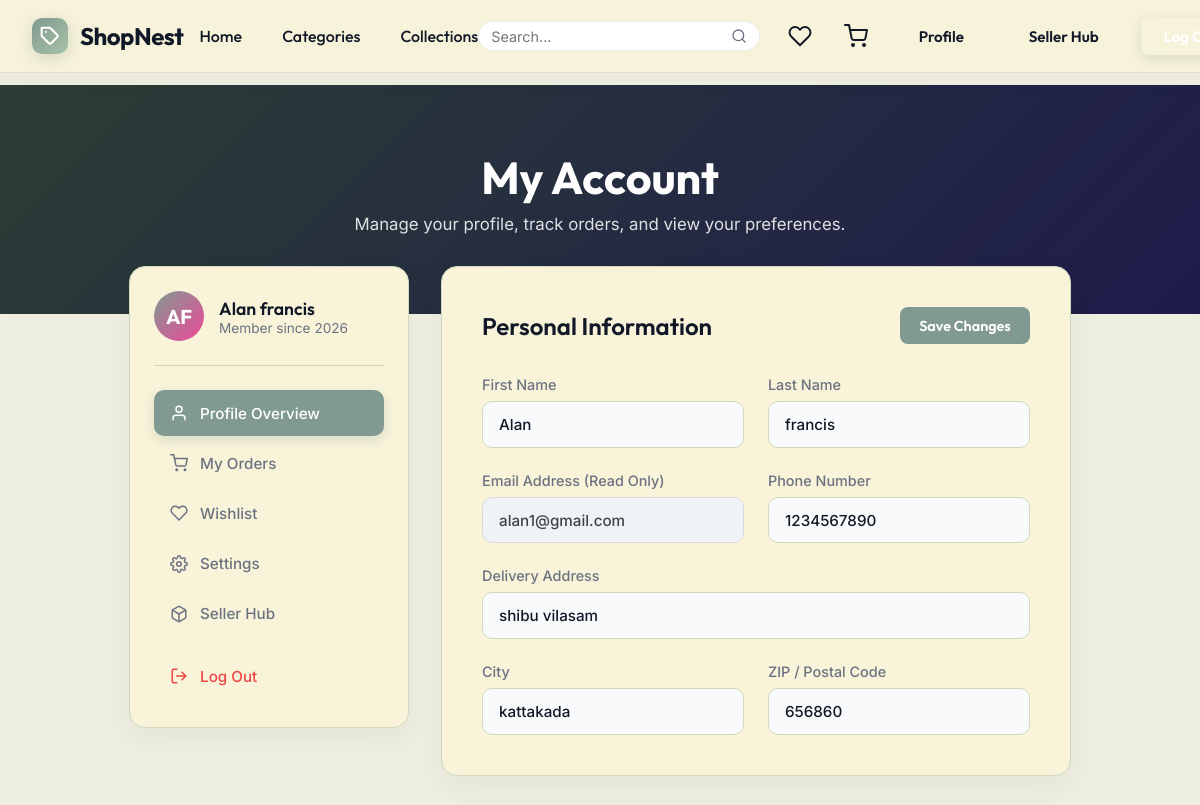
The page /user/ (signed in, upper part) on the database as committed earlier.
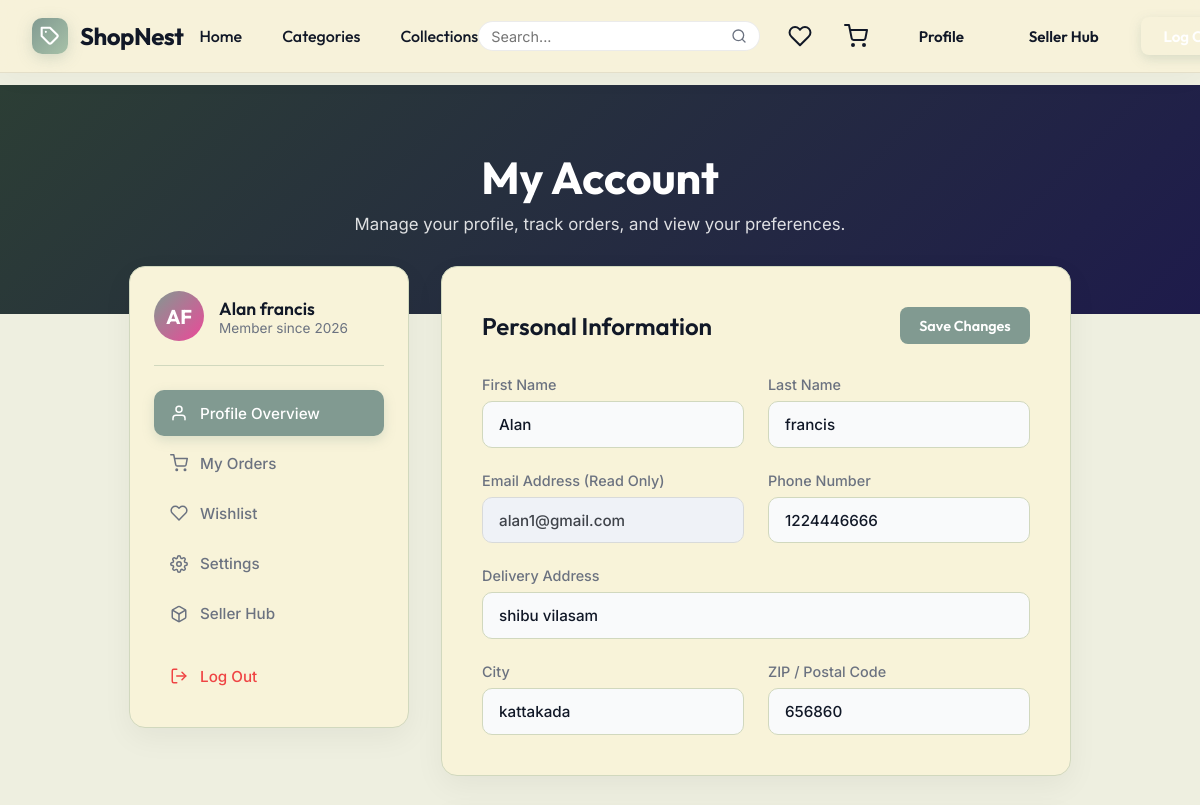
The same page on the database as committed later.
### app/models.py (models this page shows, shortened)
class UserProfile(models.Model):
    user = models.OneToOneField(User, on_delete=models.CASCADE, related_name='profile')
    is_seller = models.BooleanField(default=False)
    is_seller_pending = models.BooleanField(default=False)
    phone = models.CharField(max_length=20, blank=True, null=True)
    address = models.CharField(max_length=250, blank=True, null=True)
    city = models.CharField(max_length=100, blank=True, null=True)
    zip_code = models.CharField(max_length=20, blank=True, null=True)
    cart_data = models.JSONField(null=True, blank=True)
    wishlist_data = models.JSONField(null=True, blank=True)

### app/views.py (the view, shortened to what this page needs)
# urls.py: path('user/', views.user_view, name='user'),
@login_required(login_url='login')
def user_view(request):
    profile, created = UserProfile.objects.get_or_create(user=request.user)
    orders = Order.objects.filter(user=request.user).order_by('-created_at')
    return render(request, 'user.html', {'profile': profile, 'orders': orders})

### app/cart.py (called while the page is built)
    def __len__(self):
        return sum(item['quantity'] for item in self.cart.values())

### app/context_processors.py (called while the page is built)
def cart(request):
    return {'cart': Cart(request)}

def wishlist(request):
    wishlist_obj = Wishlist(request)
    wishlist_product_ids = [int(pid) for pid in wishlist_obj.wishlist.keys()]
    return {
        'wishlist': wishlist_obj,
        'wishlist_product_ids': wishlist_product_ids
    }

### app/wishlist.py (called while the page is built)
    def __len__(self):
        return len(self.wishlist.keys())

### templates/user.html (shortened to what the changed rows need)
<!DOCTYPE html>
<html lang="en">
<head>
</head>
<body>
    <div class="content-wrapper">
        <div class="page-header">
            <h1>My Account</h1>
        </div>
        <div class="account-container">
            <main class="account-content">
                <form action="{% url 'user' %}" method="post" class="card">
                    <div class="card-header">
                        <h2>Personal Information</h2>
                    </div>
                    <div class="form-grid">
                        <div class="form-group">
                            <label class="form-label">Phone Number</label>
                            <input type="text" name="phone" class="form-value" value="{{ profile.phone|default:'' }}">
                        </div>
                        <div class="form-group full-width">
                            <label class="form-label">Delivery Address</label>
                            <input type="text" name="address" class="form-value" value="{{ profile.address|default:'' }}" placeholder="123 Signature Ave">
                        </div>
                        <div class="form-group">
                            <label class="form-label">City</label>
                            <input type="text" name="city" class="form-value" value="{{ profile.city|default:'' }}" placeholder="New York">
                        </div>
                        <div class="form-group">
                            <label class="form-label">ZIP / Postal Code</label>
                            <input type="text" name="zip_code" class="form-value" value="{{ profile.zip_code|default:'' }}" placeholder="10001">
                        </div>
                    </div>
                </form>
            </main>
        </div>
    </div>
</body>
</html>

Rows that differ between the two databases and show on the page:
changed UserProfile "shibu vilasam": phone "1234567890" → "1224446666"
